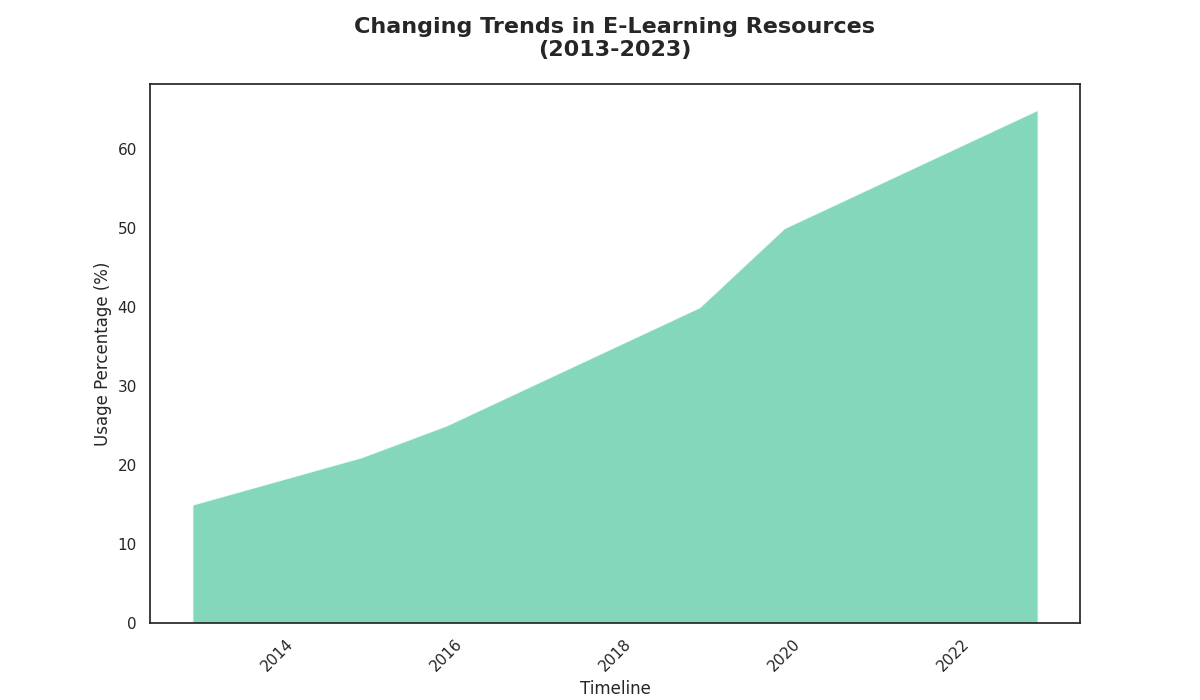

This chart was generated by the following Python code:
import matplotlib.pyplot as plt
import numpy as np

years = np.arange(2013, 2024)
video_lectures = np.array([15, 18, 21, 25, 30, 35, 40, 50, 55, 60, 65])
usage_stack = np.row_stack((video_lectures,))

# Modified color scheme
new_colors = ['#66CDAA']  # Using Medium Aquamarine as the new color

fig, ax = plt.subplots(figsize=(12, 7))
ax.stackplot(years, usage_stack, colors=new_colors, alpha=0.8)

ax.set_title('Changing Trends in E-Learning Resources\n(2013-2023)', fontsize=16, fontweight='bold', pad=20)
ax.set_xlabel('Timeline', fontsize=12)
ax.set_ylabel('Usage Percentage (%)', fontsize=12)

plt.xticks(rotation=45)
plt.show()
